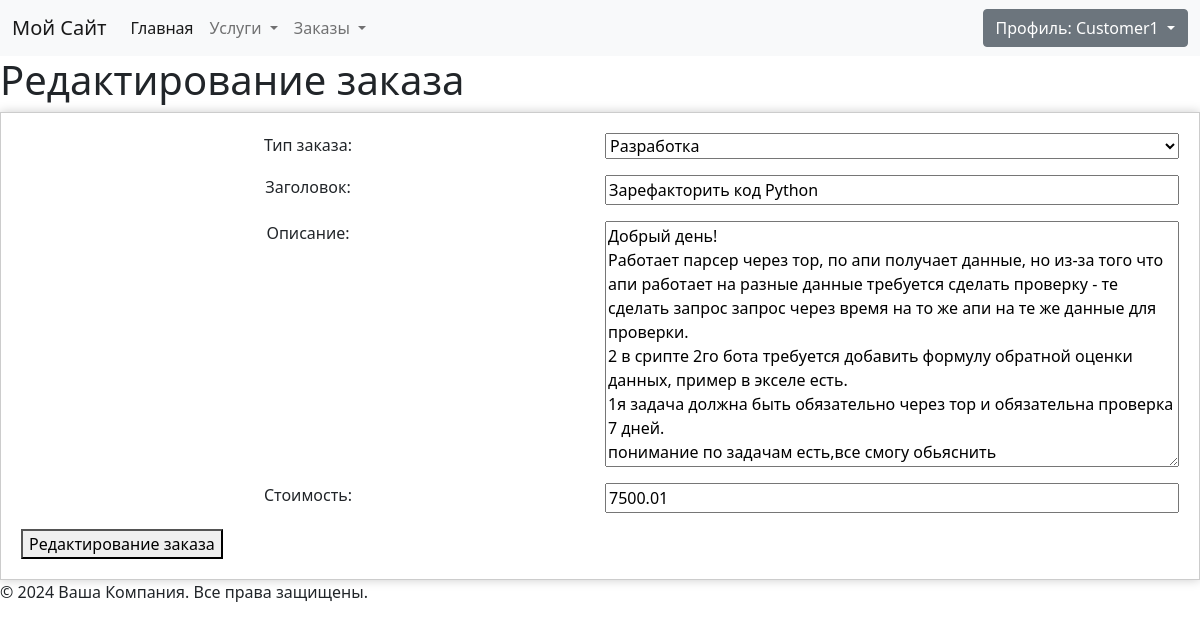
The app's page /orders/edit/1 (signed in) with its own data.
### freelance/models.py (models this page shows, shortened)
class Order(models.Model):
    order_type = models.CharField(
        max_length=11,
        choices=Service.ServicesType.choices,
        default="design",
        verbose_name="Тип заказа",
    )
    title = models.CharField(max_length=255, verbose_name="Заголовок")
    description = models.TextField(verbose_name="Описание")
    created_at = models.DateTimeField(
        auto_now_add=True, verbose_name="Создан", null=True
    )
    updated_at = models.DateTimeField(auto_now=True, verbose_name="Обновлен", null=True)
    price = models.DecimalField(
        verbose_name="Стоимость", max_digits=10, decimal_places=2, default=0
    )
    customer = models.ForeignKey(
        Customer,
        on_delete=models.CASCADE,
        related_name="customers",
        blank=True,
        null=True,
        verbose_name="Заказчик",
    )
    executor = models.ForeignKey(
        Executor,
        on_delete=models.CASCADE,
        related_name="executors",
        blank=True,
        null=True,
        verbose_name="Исполнитель",
    )
    class Meta:
        verbose_name = "Заказ"
        verbose_name_plural = "Заказы"

### freelance/views.py (the view, shortened to what this page needs)
# urls.py: path("orders/edit/<int:pk>", OrderEditView.as_view(), name="order-edit"),
class OrderEditView(LoginRequiredMixin, UserPassesTestMixin, UpdateView):
    template_name = "freelance/orders/order_create.html"
    form_class = OrderForm
    model = Order
    success_url = reverse_lazy(
        "freelance:order-success"
    )  # Укажите URL для перенаправления после успешного создания
    def get_context_data(self, **kwargs):
        if (
            Order.objects.get(id=self.kwargs["pk"]).customer == None
            or self.request.user.userprofile
            != Order.objects.get(id=self.kwargs["pk"]).customer.profile
            or not self.request.user.is_authenticated
        ):
            raise PermissionDenied
        context = super().get_context_data(**kwargs)
        context["title_label"] = "Редактирование заказа"
        return context
    def test_func(self):
        obj = self.get_object()
        return obj.customer.profile == self.request.user.userprofile

### freelance/forms.py (shortened to what this page needs)
class OrderForm(forms.ModelForm):
    class Meta:
        model = Order
        fields = ["order_type", "title", "description", "price"]

### freelance/templatetags/custom_tags.py (called while the page is built)
@register.filter(name='has_group')
def has_group(user, group_name):
    return Group.objects.get(name=group_name).user_set.filter(id=user.id).exists()

### templates/freelance/orders/order_create.html (shortened to what this page needs)
{% extends 'basic/base.html' %}
{% block content %}
<h1>{{ title_label }}</h1>
<form method="post">
    {{ form.as_p }}
    <button type="submit" сlass="btn btn-primary">{{ title_label }}</button>
</form>
{% endblock %}

### templates/basic/includes/login.html (shortened to what this page needs)
{% load custom_tags %}
{% if user.is_authenticated%}
<div class="dropdown">
    <button class="btn btn-secondary dropdown-toggle" type="button" id="dropdownMenuButton1"
        data-bs-toggle="dropdown" aria-expanded="false">
        Профиль: {{ user.username }}
    </button>
</div>
{% endif %}

### static/css/custom.css (style rules this page uses)
form { max-width: auto; margin: auto; padding: 20px; border: 1px solid #ccc; box-shadow: 0 0 10px #ccc; }
form p { display: grid; grid-template-columns: 1fr 1fr; gap: 10px; }
form label { text-align: center; }
form input[type="text"], form input[type="password"], form select { width: 100%; }

### records on screen
Order: order_type "Разработка", title "Зарефакторить код Python", description "Добрый день! Работает парсер через тор, по апи получает данные, но из-за того что апи работает на разные данные требуется сделать проверку - те сделать запрос запрос через время на то же апи на те же данные для проверки. 2 в срипте 2го бота требуется добавить формулу обратной оценки данных, пример в экселе есть. 1я задача должна быть обязательно через тор и обязательна проверка 7 дней. понимание по задачам есть,все смогу обьяснить", price "7500.01"

### other values on screen
{{ user.username }} "Customer1"
{{ title_label }} "Редактирование заказа"
